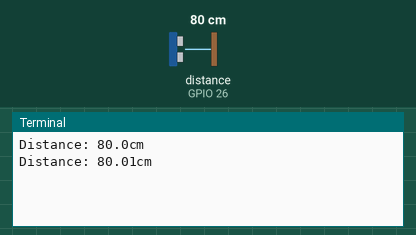
This program was run on a simulated Raspberry Pi (BCM pin numbers). Parts: the last lines printed to the terminal. The inputs (shaded band) are chosen by the test bench; at power-on: distance to the obstacle (sensor on GPIO 26) 80 cm. The echo pulse lasts 58.3 µs per cm; the clock reads 2024-03-15 10:24:30 at power-on unless the program sets it.

Above: at 1.2 s.
1.3 s: distance to the obstacle (sensor on GPIO 26) set to 2 cm
At 2.5 s:
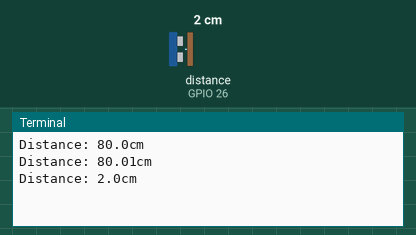
2.8 s: distance to the obstacle (sensor on GPIO 26) set to 4 cm
At 3.8 s:
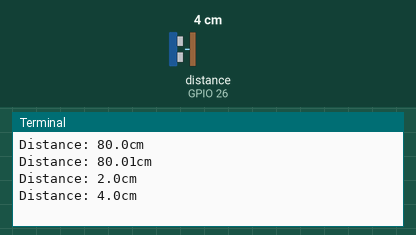
Timing chart, 0 to 5.8 s (numbered marks = the images above; inputs shaded):
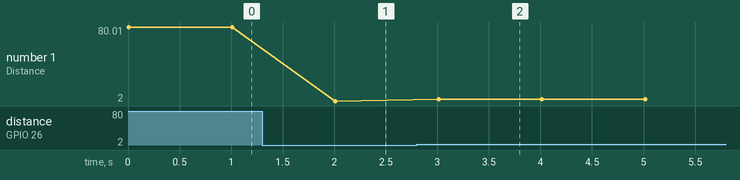

Measured:
- after the input at 1.3 s, the terminal: prints a new line after 0.71 s (image 1)
- after the input at 2.8 s, the terminal: prints a new line after 0.21 s (image 2)
- plotted number 1: 80.01 → 2 after the input at 1.3 s, 2 → 3.99 after the input at 2.8 s

The program:

ceju.py
```python
import RPi.GPIO as GPIO
import time

GPIO.setmode(GPIO.BCM)
TRIG = 19
ECHO = 26
GPIO.setup(TRIG,GPIO.OUT)
GPIO.setup(ECHO,GPIO.IN)

def read():
    GPIO.output(TRIG,True)
    time.sleep(0.00001)
    GPIO.output(TRIG,False)

    while GPIO.input(ECHO) == 0:
        pass
    pulse_start = time.time()

    while GPIO.input(ECHO) == 1:
        pass
    pulse_end = time.time()

    pulse_duration = pulse_end - pulse_start
    distance = pulse_duration * 17150
    distance = round(distance,2)
    print("Distance: {}cm".format(distance))

try:
    while 1:
        read()
        time.sleep(1)
except KeyboardInterrupt:
    GPIO.cleanup()
```
